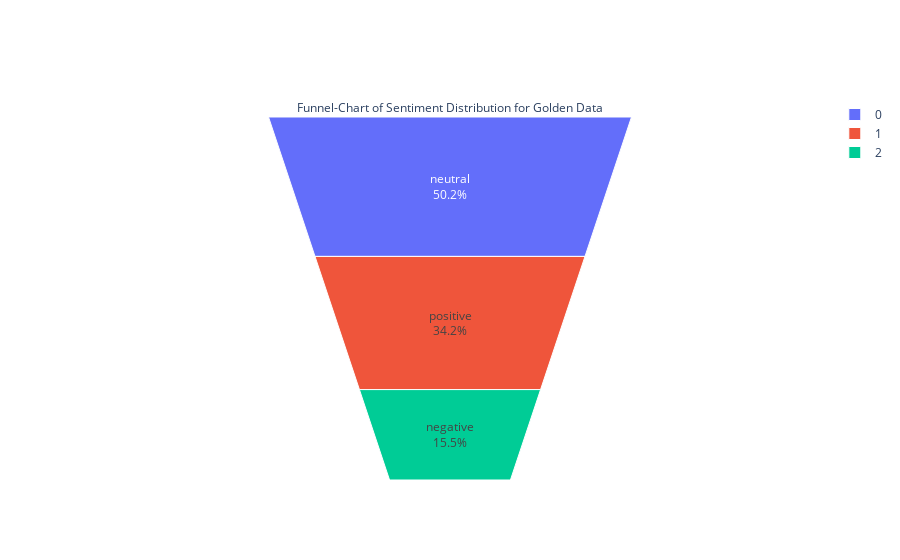

Notebook source saved alongside this figure:
### Code cell
fig = go.Figure(go.Funnelarea(
    text =temp_gold.sentiment,
    values = temp_gold.text,
    title = {"position": "top center", "text": "Funnel-Chart of Sentiment Distribution for Golden Data"}
    ))

fig.show()

### Figure 1 — Plotly figure (JSON) as saved in the notebook; plotly's stock layout.template omitted (floating-point values rounded to 4 significant figures)
{"data": [{"text": ["neutral", "positive", "negative"], "title": {"position": "top center", "text": "Funnel-Chart of Sentiment Distribution for Golden Data"}, "type": "funnelarea", "values": [5364, 3652, 1660]}], "layout": {}}
